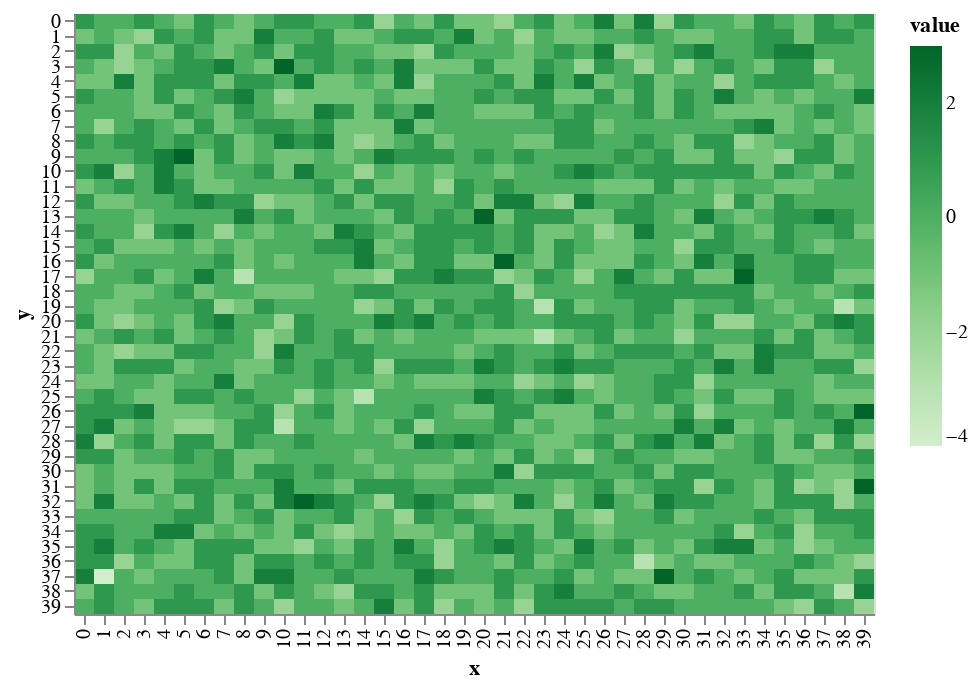

Notebook source saved alongside this figure:
### Markdown cell above
# in the beginning, the world was void and without form.

Starting with a grid with nothing on it. No elevation, no terrain. All of this will be generated proceduraly. 

You can see here that the terrain is shifted on a random-normal distribution to make it look _uneven_. Making it randomly doesn't make it look _real_ so I'm going to have to be smarter about the rules that raise and lower terrain in order to make them look like mountains.

### Code cell
world.shift_terrain()
draw.drawTerrainHeight(world.grid_elevation)

### Figure 1 — Vega-Lite specification as saved in the notebook (floating-point values rounded to 4 significant figures; data arrays with more than 128 entries replaced by an {"elided": "..."} marker saying what was removed)
{"$schema": "https://vega.github.io/schema/vega-lite/v2.6.0.json", "config": {"view": {"height": 300, "width": 400}}, "data": {"name": "data-0bdd3bba590f6d77d76bd611fb8d265e"}, "datasets": {"data-0bdd3bba590f6d77d76bd611fb8d265e": {"elided": "1600 records"}}, "encoding": {"color": {"field": "value", "scale": {"scheme": "greens"}, "type": "quantitative"}, "x": {"field": "x", "type": "ordinal"}, "y": {"field": "y", "type": "ordinal"}}, "mark": "rect"}
